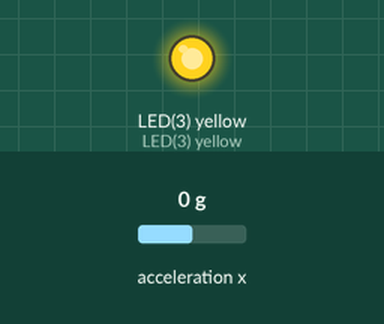
Recording of a program running on a simulated pyboard running MicroPython. Parts: output pins drawn as LEDs (lit = HIGH). Dashed ring = blinking. Inputs (shaded band) come from the test bench; at power-on: acceleration x 0 g.

Above: at 1.2 s.
1.3 s: acceleration x set to -0.8 g
At 1.62 s:
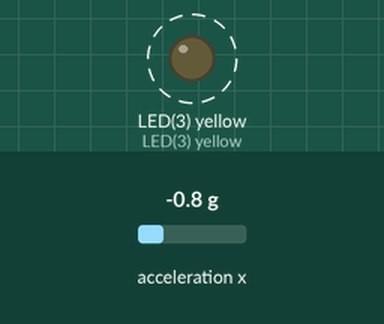
4.3 s: acceleration x set to 0 g
At 4.7 s:
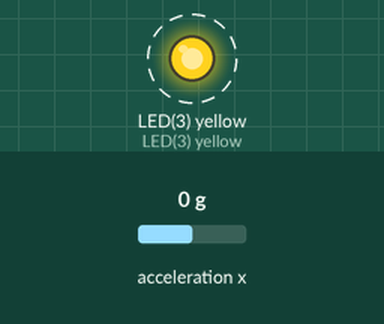
Timing chart, 0 to 13.3 s (numbered marks = the images above; inputs shaded):
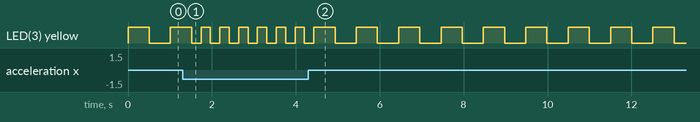

The program:

accelerometerControlLED.py
```python
import pyb

led = pyb.LED(3)

acc = pyb.Accel()

# the below function can be used to remap values
# syntax: remap(input_value, input_lowerbount, input_upperbound, output_lowerbound, output_upperbound) returns output_value
def remap(i_val, i_start, i_stop, o_start, o_stop):
	o_val =  o_start + (o_stop - o_start) * ((i_val - i_start)/(i_stop - i_start))
	return o_val


while True:
	# remap values from accelerometer to be within range 10-1000
	# the micropython docs suggest that the accelerometer maintains a range roughly between -30 and 30
	intensity = int(remap(acc.x(), -30, 30, 10, 1000))
	led.toggle()
	pyb.delay(intensity)
```

Measured:
- after the input at 1.3 s, LED(3) yellow: alternates HIGH for 0.22 s and LOW for 0.22 s, starting after 0.44 s
- after the input at 4.3 s, LED(3) yellow: alternates HIGH for 0.51 s and LOW for 0.51 s, starting after 0.63 s
